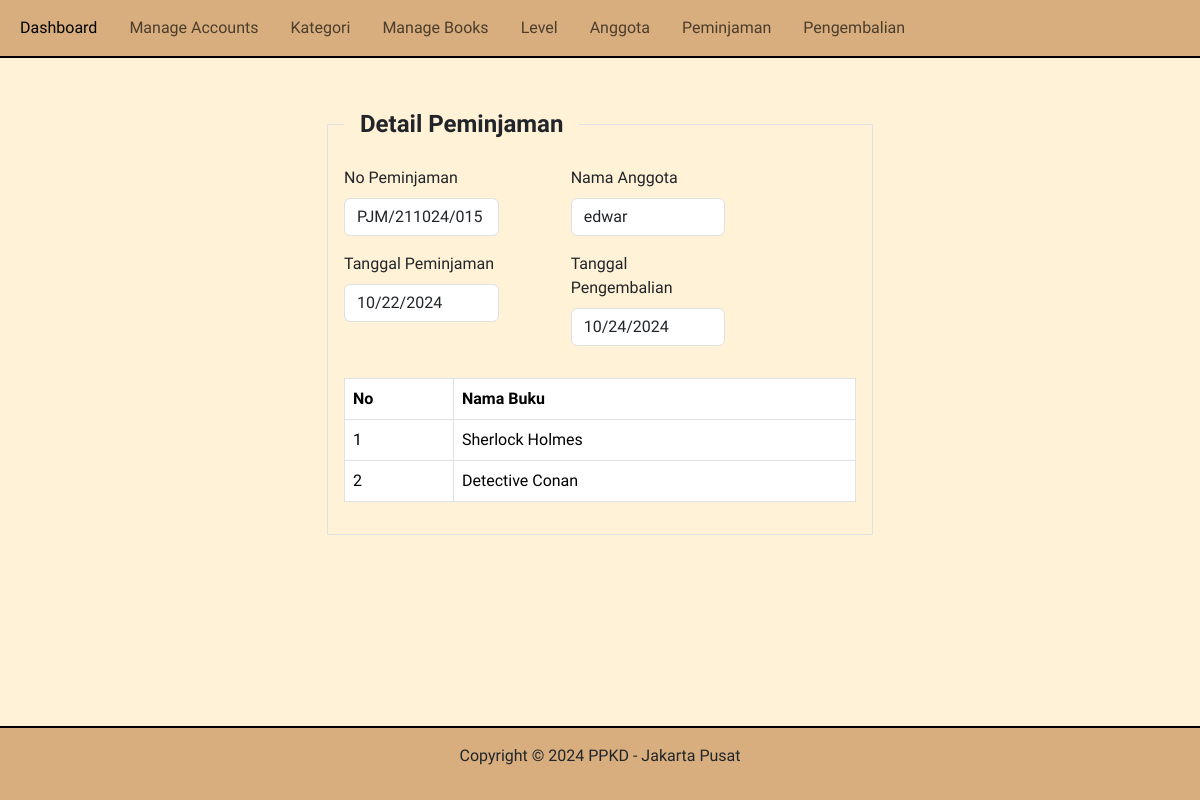
The page /?pg=tambah-peminjaman&detail=15 on the database its author committed.
### tables this page shows
CREATE TABLE `peminjaman` (
  `id` int(11) NOT NULL,
  `id_anggota` int(11) NOT NULL,
  `no_peminjaman` varchar(50) NOT NULL,
  `tgl_peminjaman` date NOT NULL,
  `tgl_pengembalian` date NOT NULL,
  `status` varchar(20) NOT NULL,
  `created_at` timestamp NOT NULL DEFAULT current_timestamp(),
  `updated_at` timestamp NOT NULL DEFAULT current_timestamp() ON UPDATE current_timestamp(),
  `deleted_at` tinyint(1) NOT NULL DEFAULT 0
);

CREATE TABLE `anggota` (
  `id` int(11) NOT NULL,
  `nama_anggota` varchar(50) NOT NULL,
  `telepon` varchar(16) NOT NULL,
  `email` varchar(50) NOT NULL,
  `alamat` text NOT NULL
);

CREATE TABLE `detail_peminjaman` (
  `id` int(11) NOT NULL,
  `id_peminjaman` int(11) NOT NULL,
  `id_buku` int(11) NOT NULL
);

CREATE TABLE `buku` (
  `id` int(11) NOT NULL,
  `id_kategori` int(11) NOT NULL,
  `nama_buku` varchar(50) NOT NULL,
  `penerbit` varchar(50) NOT NULL,
  `tahun_terbit` varchar(10) NOT NULL,
  `pengarang` varchar(50) NOT NULL,
  `created_at` timestamp NOT NULL DEFAULT current_timestamp(),
  `updated_at` timestamp NOT NULL DEFAULT current_timestamp() ON UPDATE current_timestamp()
);

### content/tambah-peminjaman.php (the view, shortened to what this page needs)
<?php
$id = isset($_GET['detail']) ? $_GET['detail'] : '';
$queryPeminjam = mysqli_query(
    $koneksi,
    "SELECT anggota.nama_anggota, peminjaman.* FROM peminjaman LEFT JOIN anggota ON anggota.id = peminjaman.id_anggota WHERE peminjaman.id = '$id'"
);
$rowPeminjam = mysqli_fetch_assoc($queryPeminjam);
$queryDetailPinjam = mysqli_query(
    $koneksi,
    "SELECT buku.nama_buku, detail_peminjaman.* FROM detail_peminjaman LEFT JOIN buku ON buku.id = detail_peminjaman.id_buku WHERE id_peminjaman = '$id'"
);
$queryAnggota = mysqli_query($koneksi, "SELECT * FROM anggota");
$queryKodePnjm =  mysqli_query($koneksi, "SELECT MAX(id) AS id_pinjam FROM peminjaman");
$rowPeminjaman = mysqli_fetch_assoc($queryKodePnjm);
$id_pinjam = $rowPeminjaman['id_pinjam'];
$id_pinjam++;
$kode_pinjam = "PJM/" . date('dmy') . "/" . sprintf("%03s", $id_pinjam);
?>
<div class="mt-5 container">
    <div class="row d-flex justify-content-center">
        <div class="col-sm-6">
            <fieldset class="border p-3">
                <legend class="float-none w-auto px-3 fw-bold">
                    <?php echo isset($_GET['detail']) ? 'Detail' : 'Tambah' ?>
                    Peminjaman
                </legend>
                <form action="" method="post">
                    <div class="mb-3 row">
                        <div class="col-sm-4">
                            <div class="mb-3">
                                <label for="" class="form-label">No Peminjaman</label>
                                <input type="text" class="form-control" name="no_peminjaman" value="<?php echo isset($_GET['detail']) ? $rowPeminjam['no_peminjaman'] : $kode_pinjam ?>" readonly>
                            </div>
                            <div class="mb-3">
                                <label for="" class="form-label">Tanggal Peminjaman</label>
                                <input type="date" class="form-control" name="tgl_peminjaman" value="<?php echo isset($_GET['detail']) ? $rowPeminjam['tgl_peminjaman'] : '' ?>" required <?php echo isset($_GET['detail']) ? "readonly" : "" ?>>
                            </div>
                        </div>
                        <div class="col-sm-4 ms-5">
                            <div class="mb-3">
                                <label for="" class="form-label">Nama Anggota</label>
                                <?php if (!isset($_GET['detail'])) : ?>
                                    <select name="id_anggota" id="" class="form-control" required>
                                        <option value="">Pilih Anggota</option>
                                        <?php while ($rowAnggota = mysqli_fetch_assoc($queryAnggota)): ?>
                                            <option value="<?php echo $rowAnggota['id'] ?>"><?php echo $rowAnggota['nama_anggota'] ?></option>
                                        <?php endwhile ?>
                                    </select>
                                <?php else: ?>
                                    <input type="text" class="form-control" readonly value="<?php echo $rowPeminjam['nama_anggota'] ?>">
                                <?php endif ?>
                            </div>
                            <div class="mb-3">
                                <label for="" class="form-label">Tanggal Pengembalian</label>
                                <input type="date" class="form-control" name="tgl_pengembalian" value="<?php echo isset($_GET['detail']) ? $rowPeminjam['tgl_pengembalian'] : '' ?>" required <?php echo isset($_GET['detail']) ? "readonly" : "" ?>>
                            </div>
                        </div>
                    </div>
                    <?php if (isset($_GET['detail'])): ?>
                        <table class="table table-bordered">
                            <thead>
                                <tr>
                                    <th>No</th>
                                    <th>Nama Buku</th>
                                </tr>
                            </thead>
                            <tbody>
                                <?php $no = 1;
                                while ($rowDetailPeminjaman = mysqli_fetch_assoc($queryDetailPinjam)) : ?>
                                    <tr>
                                        <td><?php echo $no++ ?></td>
                                        <td><?php echo $rowDetailPeminjaman['nama_buku'] ?></td>
                                    </tr>
                                <?php endwhile ?>
                            </tbody>
                        </table>
                    <?php endif ?>
                </form>
            </fieldset>
        </div>
    </div>
</div>

### style/style.css (style rules this page uses)
* { font-family: "Chelsea Market"; }
:root { --primary: #FFF2D7; --secondary: #FFE0B5; --tersier: #F8C794; --fourth: #D8AE7E; }
body { background-color: var(--primary); }
th, td { padding: 15px; }

### rows shown on the page
peminjaman: no_peminjaman "PJM/211024/015", tgl_peminjaman "10/22/2024", id_anggota.nama_anggota "edwar", tgl_pengembalian "10/24/2024"
detail_peminjaman: id_buku.nama_buku "Sherlock Holmes"
detail_peminjaman: id_buku.nama_buku "Detective Conan"
